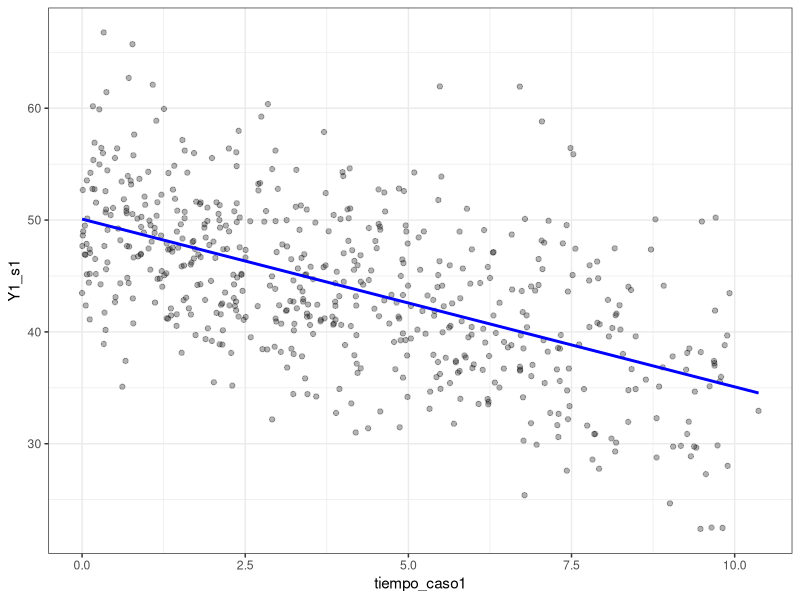
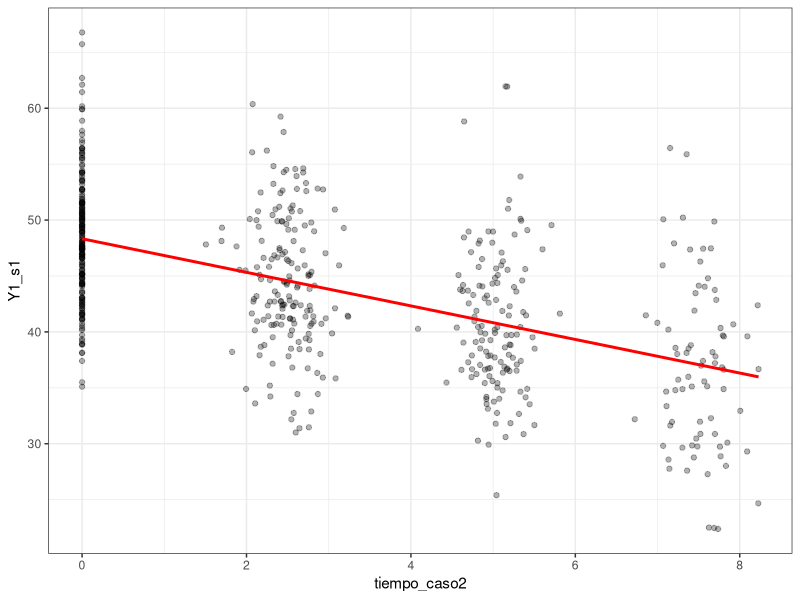
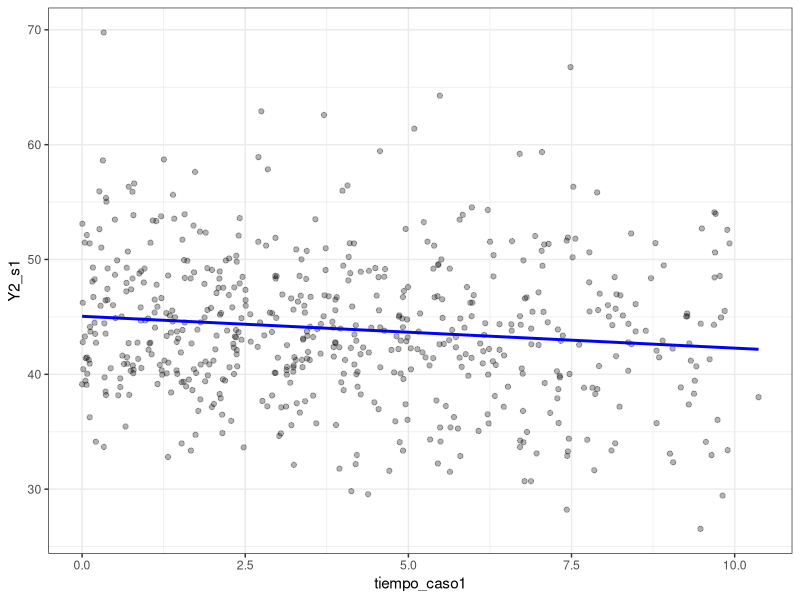
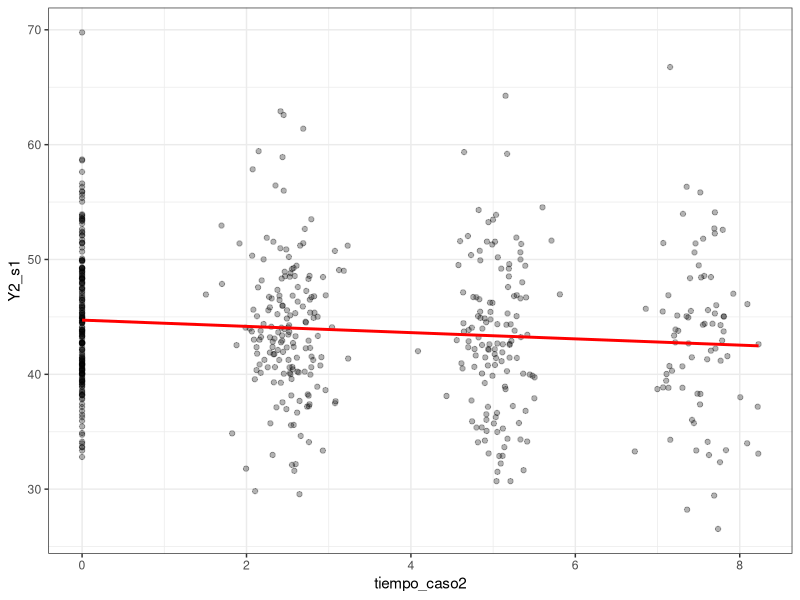
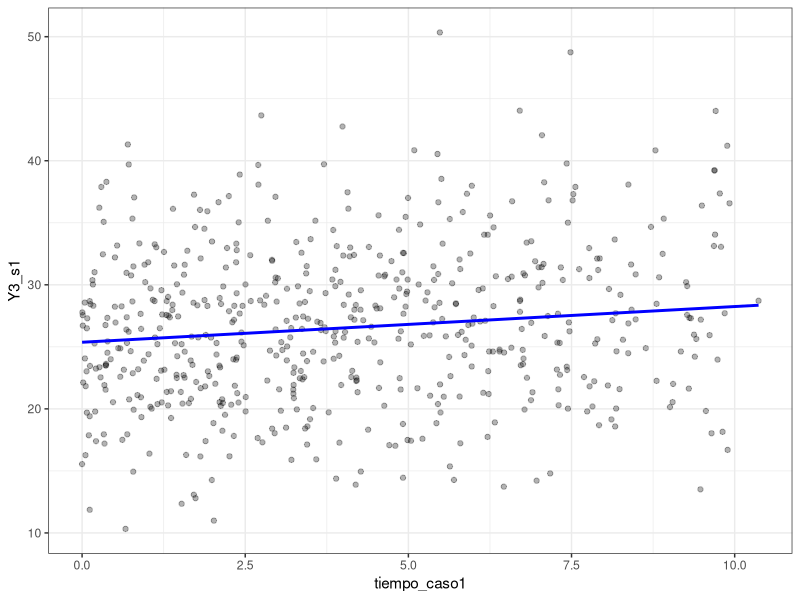
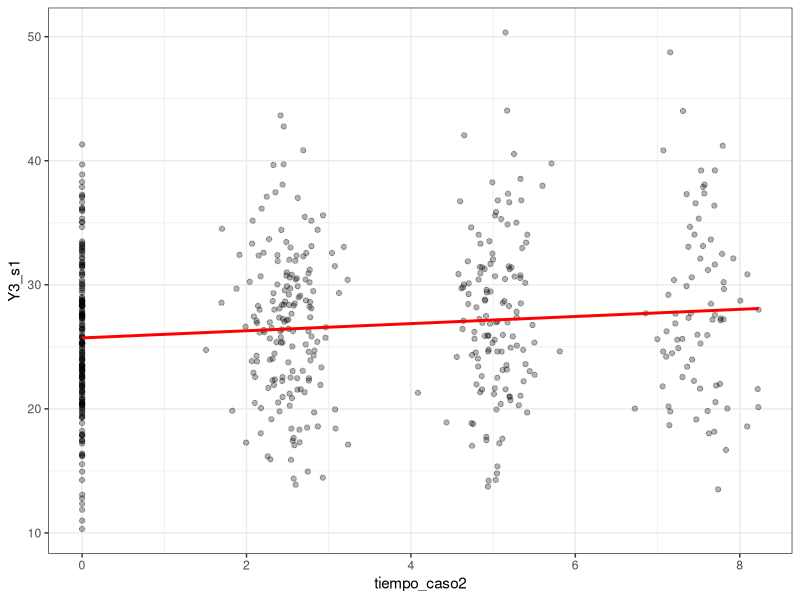
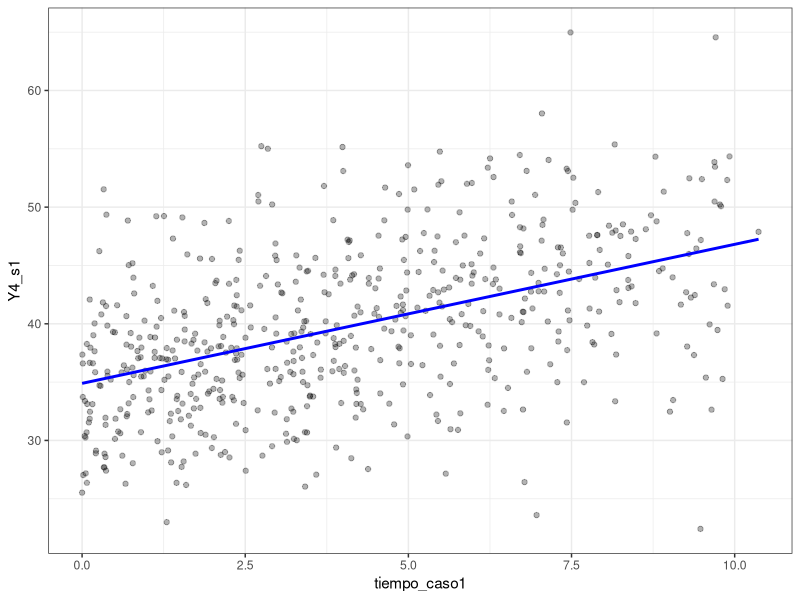
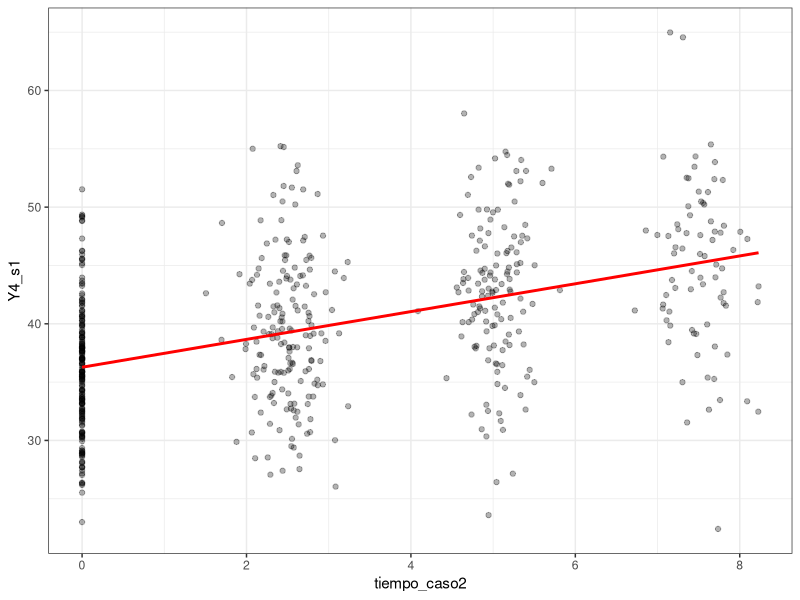

Write the R code that produced these figures, in order.
# Simulacion base de datos

library(nlme)
library(lme4)
library(ggplot2)

set.seed(123)

n <- 200   # número de pacientes

n
max_med <- 4
max_med2 <- 10
duracion_estudio <- 10

# Escenario 1--> cada 2.5 años

# Número de mediciones por paciente:
# Se simula mediante una distribución discreta entre 1 y 4,

num_med_esc1 <- sample(
  1:4,
  size = n,
  replace = TRUE,
  prob = c(0.15, 0.2, 0.25, 0.4)
)

# Escenario 2--> cada año
# Número de mediciones por paciente:
# Se simula entre 2 y 10 observaciones


num_med_esc2 <- sample(
  2:10,
  size = n,
  replace = TRUE,
  prob = c(0.05, 0.05, 0.05, 0.05, 0.15, 0.15, 0.15, 0.15, 0.2)
)

# PRIMER ESCENARIO 

# Genero data frame vacío
sim_esc1 <- data.frame()

for(i in 1:n){
  
  # Mediciones del paciente i
  k <- num_med_esc1[i]
  
  # observacion aleatoria distrb uniforme
  # (numero de observaciones, límite inferior, límite superior)
  
  inicio <- runif(1,0,2.5)  # cada paciente empieza en momento distinto
  
  # Cumsum es la suma acumulada (La primera medición es el 0, las siguientes k-1 rep de 2.5)
  # Se le suma el inicio de cada paciente
  tiempos <- inicio + cumsum(c(0, rep(2.5,k-1)))
  
  # rnorm es para añadir ruido a las mediciones. (Num de observaciones, media, desv. típica)

  tiempos <- tiempos + c(0, rnorm(k-1,0,0.3))
  
  # Rellenar el data frame
  temp <- data.frame(
    id = rep(i,k),
    tiempo_real = tiempos
  )
  
  sim_esc1 <- rbind(sim_esc1,temp)
}
nrow(sim_esc1)
View(sim_esc1)

# Compruebo que los intervalos de tiempo estén entre 0 y 10 años
min(sim_esc1$tiempo_real)
max(sim_esc1$tiempo_real)


# ESCENARIO 2

# Aquí asumimos que que las visitas se realizan cada año.

sim_esc2 <- data.frame()

for(i in 1:n){
  
  k <- num_med_esc2[i]
  
  inicio <- runif(1, 0, 1)
  
  tiempos <- inicio + cumsum(c(0, rep(1,k-1)))
  tiempos <- tiempos + c(0, rnorm(k-1,0,0.1))
  
  temp <- data.frame(
    id = rep(i,k),
    tiempo_real = tiempos
  )
  
  sim_esc2 <- rbind(sim_esc2,temp)
}

nrow(sim_esc2)
View(sim_esc2)

# Compruebo que los intervalos de tiempo estén entre 0 y 10 años
min(sim_esc2$tiempo_real)
max(sim_esc2$tiempo_real)



## CREAMOS LAS VARIABLES DEL TIEMPO COMO EN MI ANÁLISIS

# ESCENARIO 1

# Ordenamos por tiempo
sim_esc1 <- sim_esc1[order(sim_esc1$tiempo_real), ]

# CASO 1: tiempo global (referencia = primer tiempo del estudio)
t0_global_esc1 <- min(sim_esc1$tiempo_real)

sim_esc1$tiempo_caso1 <- sim_esc1$tiempo_real - t0_global_esc1

# CASO 2: tiempo individual (referencia = primer tiempo de cada paciente)
sim_esc1$t0_paciente <- ave(
  sim_esc1$tiempo_real,
  sim_esc1$id,
  FUN = min
)

sim_esc1$tiempo_caso2 <- sim_esc1$tiempo_real - sim_esc1$t0_paciente

# Comprobación
head(sim_esc1)

# Pacientes 18 y 4

sim_esc1[sim_esc1$id == 18,
         c("id","tiempo_real","tiempo_caso1","tiempo_caso2")]

sim_esc1[sim_esc1$id == 4,
         c("id","tiempo_real","tiempo_caso1","tiempo_caso2")]

# ESCENARIO 2

# Ordenamos
sim_esc2 <- sim_esc2[order(sim_esc2$tiempo_real), ]

# CASO 1: tiempo global
t0_global_esc2 <- min(sim_esc2$tiempo_real)

sim_esc2$tiempo_caso1 <- sim_esc2$tiempo_real - t0_global_esc2

# CASO 2: tiempo individual
sim_esc2$t0_paciente <- ave(
  sim_esc2$tiempo_real,
  sim_esc2$id,
  FUN = min
)

sim_esc2$tiempo_caso2 <- sim_esc2$tiempo_real - sim_esc2$t0_paciente

# Comprobación
head(sim_esc2)

# Pacientes 18 y 4

sim_esc2[sim_esc2$id == 18,
         c("id","tiempo_real","tiempo_caso1","tiempo_caso2")]

sim_esc2[sim_esc2$id == 4,
         c("id","tiempo_real","tiempo_caso1","tiempo_caso2")]




# ELECCIÓN DE BETA (HE MODIFICADO LAS PENDIENTES)

beta0_1 <- 50
beta1_1 <- -1.5   # negativa grande

beta0_2  <- 45
beta1_2  <- -0.3   # negativa pequeña

beta0_3  <- 25
beta1_3  <- 0.4    # positiva pequeña

beta0_4  <- 35
beta1_4  <- 1.2    # positiva grande




# EFECTOS ALEATORIOS POR PACIENTE



## ESCENARIO 1

set.seed(123)

random_intercept <- rnorm(n, 0, 5)
random_slope     <- rnorm(n, 0, 0.5)

# Los asignamos a cada fila
sim_esc1$u0 <- random_intercept[sim_esc1$id]
sim_esc1$u1 <- random_slope[sim_esc1$id]


# Error residual
error_Y1_esc1 <- rnorm(nrow(sim_esc1), 0, 3)
error_Y2_esc1 <- rnorm(nrow(sim_esc1), 0, 3)
error_Y3_esc1 <- rnorm(nrow(sim_esc1), 0, 3)
error_Y4_esc1 <- rnorm(nrow(sim_esc1), 0, 3)


## ESCENARIO 2

# Nuevos efectos aleatorios

sim_esc2$u0 <- random_intercept[sim_esc2$id]
sim_esc2$u1 <- random_slope[sim_esc2$id]

# Error residual
error_Y1_esc2 <- rnorm(nrow(sim_esc2), 0, 3)
error_Y2_esc2 <- rnorm(nrow(sim_esc2), 0, 3)
error_Y3_esc2 <- rnorm(nrow(sim_esc2), 0, 3)
error_Y4_esc2 <- rnorm(nrow(sim_esc2), 0, 3)

# ----------------------------

# SUPUESTO 1 DE SIMULACIÓN

# UTILIZAMOS EL TIEMPO GLOBAL (TIEMPO_CASO1) Y EL ESCENARIO 1 (POCAS MEDICIONES Y ESPACIADAS, CADA 2.5 AÑOS)

# FÓRMULA

# Y = beta0 + beta1 * tiempo_caso1 + efectos_aleatorios + error

# Y1_S1
  sim_esc1$Y1_s1 <- beta0_1 +
  sim_esc1$u0 +
  (beta1_1 + sim_esc1$u1) * sim_esc1$tiempo_caso1 +
  error_Y1_esc1

# Y2_S1
sim_esc1$Y2_s1 <- beta0_2 +
  sim_esc1$u0 +
  (beta1_2 + sim_esc1$u1) * sim_esc1$tiempo_caso1 +
  error_Y2_esc1

# Y3_S1
sim_esc1$Y3_s1 <- beta0_3 +
  sim_esc1$u0 +
  (beta1_3 + sim_esc1$u1) * sim_esc1$tiempo_caso1 +
  error_Y3_esc1

# Y4_S1
sim_esc1$Y4_s1 <- beta0_4 +
  sim_esc1$u0 +
  (beta1_4 + sim_esc1$u1) * sim_esc1$tiempo_caso1 +
  error_Y4_esc1

# ----------------------------------

# SUPUESTO 2 DE SIMULACIÓN

# UTILIZAMOS EL TIEMPO INDIVIDUAL (TIEMPO_CASO2) Y EL ESCENARIO 1 (POCAS MEDICIONES Y ESPACIADAS, CADA 2.5 AÑOS)
# SE ASUME QUE TODOS COMIENZAN EN EL MISMO INSTANTE (tiempo_caso2)
  
# Y1_S2
  sim_esc1$Y1_s2 <- beta0_1 +
  sim_esc1$u0 +
  (beta1_1 + sim_esc1$u1) * sim_esc1$tiempo_caso2 +
  error_Y1_esc1

# Y2_S2
sim_esc1$Y2_s2 <- beta0_2 +
  sim_esc1$u0 +
  (beta1_2 + sim_esc1$u1) * sim_esc1$tiempo_caso2 +
  error_Y2_esc1

# Y3_S2
sim_esc1$Y3_s2 <- beta0_3 +
  sim_esc1$u0 +
  (beta1_3 + sim_esc1$u1) * sim_esc1$tiempo_caso2 +
  error_Y3_esc1

# Y4_S2
sim_esc1$Y4_s2 <- beta0_4 +
  sim_esc1$u0 +
  (beta1_4 + sim_esc1$u1) * sim_esc1$tiempo_caso2 +
  error_Y4_esc1

# -----------------------------------------------------
  
# SUPUESTO 3 DE SIMULACIÓN
  

# UTILIZAMOS EL TIEMPO GLOBAL (TIEMPO_CASO1)
# ESCENARIO 2: MUCHAS MEDICIONES (cada 1 año) y entradas desiguales
  
# Y1_S3
  sim_esc2$Y1_s3 <- beta0_1 +
  sim_esc2$u0 +
  (beta1_1 + sim_esc2$u1) * sim_esc2$tiempo_caso1 +
  error_Y1_esc2

# Y2_S3
sim_esc2$Y2_s3 <- beta0_2 +
  sim_esc2$u0 +
  (beta1_2 + sim_esc2$u1) * sim_esc2$tiempo_caso1 +
  error_Y2_esc2

# Y3_S3
sim_esc2$Y3_s3 <- beta0_3 +
  sim_esc2$u0 +
  (beta1_3 + sim_esc2$u1) * sim_esc2$tiempo_caso1 +
  error_Y3_esc2

# Y4_S3
sim_esc2$Y4_s3 <- beta0_4 +
  sim_esc2$u0 +
  (beta1_4 + sim_esc2$u1) * sim_esc2$tiempo_caso1 +
  error_Y4_esc2
  
  
# -------------------------------------------------------

# SUPUESTO 4 DE SIMULACIÓN
  
# UTILIZAMOS EL TIEMPO INDIVIDUAL (TIEMPO_CASO2)
# ESCENARIO 2: MUCHAS MEDICIONES (cada 1 año) y mismo instante de inicio
  
 # Y1_S4
  sim_esc2$Y1_s4 <- beta0_1 +
  sim_esc2$u0 +
  (beta1_1 + sim_esc2$u1) * sim_esc2$tiempo_caso2 +
  error_Y1_esc2

# Y2_S4
sim_esc2$Y2_s4 <- beta0_2 +
  sim_esc2$u0 +
  (beta1_2 + sim_esc2$u1) * sim_esc2$tiempo_caso2 +
  error_Y2_esc2

# Y3_S4
sim_esc2$Y3_s4 <- beta0_3 +
  sim_esc2$u0 +
  (beta1_3 + sim_esc2$u1) * sim_esc2$tiempo_caso2 +
  error_Y3_esc2

# Y4_S4
sim_esc2$Y4_s4 <- beta0_4 +
  sim_esc2$u0 +
  (beta1_4 + sim_esc2$u1) * sim_esc2$tiempo_caso2 +
  error_Y4_esc2

# --------------------------------------------------------
  
# MODELOS 

# SUPUESTO 1

# Y1
m_y1_c1_s1 <- lme(Y1_s1 ~ tiempo_caso1,
                  random = ~tiempo_caso1 | id,
                  data = sim_esc1)

m_y1_c2_s1 <- lme(Y1_s1 ~ tiempo_caso2,
                  random = ~tiempo_caso2 | id,
                  data = sim_esc1)

# Y2
m_y2_c1_s1 <- lme(Y2_s1 ~ tiempo_caso1,
                  random = ~tiempo_caso1 | id,
                  data = sim_esc1)

m_y2_c2_s1 <- lme(Y2_s1 ~ tiempo_caso2,
                  random = ~tiempo_caso2 | id,
                  data = sim_esc1)

# Y3
m_y3_c1_s1 <- lme(Y3_s1 ~ tiempo_caso1,
                  random = ~tiempo_caso1 | id,
                  data = sim_esc1)

m_y3_c2_s1 <- lme(Y3_s1 ~ tiempo_caso2,
                  random = ~tiempo_caso2 | id,
                  data = sim_esc1)

# Y4
m_y4_c1_s1 <- lme(Y4_s1 ~ tiempo_caso1,
                  random = ~tiempo_caso1 | id,
                  data = sim_esc1)

m_y4_c2_s1 <- lme(Y4_s1 ~ tiempo_caso2,
                  random = ~tiempo_caso2 | id,
                  data = sim_esc1)
# ------------------------------------------------

# SUPUESTO 2

# Y1
m_y1_c1_s2 <- lme(Y1_s2 ~ tiempo_caso1,
                  random = ~tiempo_caso1 | id,
                  data = sim_esc1)

m_y1_c2_s2 <- lme(Y1_s2 ~ tiempo_caso2,
                  random = ~tiempo_caso2 | id,
                  data = sim_esc1)

# Y2
m_y2_c1_s2 <- lme(Y2_s2 ~ tiempo_caso1,
                  random = ~tiempo_caso1 | id,
                  data = sim_esc1)

m_y2_c2_s2 <- lme(Y2_s2 ~ tiempo_caso2,
                  random = ~tiempo_caso2 | id,
                  data = sim_esc1)

# Y3
m_y3_c1_s2 <- lme(Y3_s2 ~ tiempo_caso1,
                  random = ~tiempo_caso1 | id,
                  data = sim_esc1)

m_y3_c2_s2 <- lme(Y3_s2 ~ tiempo_caso2,
                  random = ~tiempo_caso2 | id,
                  data = sim_esc1)

# Y4
m_y4_c1_s2 <- lme(Y4_s2 ~ tiempo_caso1,
                  random = ~tiempo_caso1 | id,
                  data = sim_esc1)

m_y4_c2_s2 <- lme(Y4_s2 ~ tiempo_caso2,
                  random = ~tiempo_caso2 | id,
                  data = sim_esc1)

# ------------------------------------------------

# SUPUESTO 3

# Y1
m_y1_c1_s3 <- lme(Y1_s3 ~ tiempo_caso1,
                  random = ~tiempo_caso1 | id,
                  data = sim_esc2)

m_y1_c2_s3 <- lme(Y1_s3 ~ tiempo_caso2,
                  random = ~tiempo_caso2 | id,
                  data = sim_esc2)

# Y2
m_y2_c1_s3 <- lme(Y2_s3 ~ tiempo_caso1,
                  random = ~tiempo_caso1 | id,
                  data = sim_esc2)

m_y2_c2_s3 <- lme(Y2_s3 ~ tiempo_caso2,
                  random = ~tiempo_caso2 | id,
                  data = sim_esc2)

# Y3
m_y3_c1_s3 <- lme(Y3_s3 ~ tiempo_caso1,
                  random = ~tiempo_caso1 | id,
                  data = sim_esc2)

m_y3_c2_s3 <- lme(Y3_s3 ~ tiempo_caso2,
                  random = ~tiempo_caso2 | id,
                  data = sim_esc2)

# Y4
m_y4_c1_s3 <- lme(Y4_s3 ~ tiempo_caso1,
                  random = ~tiempo_caso1 | id,
                  data = sim_esc2)

m_y4_c2_s3 <- lme(Y4_s3 ~ tiempo_caso2,
                  random = ~tiempo_caso2 | id,
                  data = sim_esc2)

# ------------------------------------------------

# SUPUESTO 4

# Y1
m_y1_c1_s4 <- lme(Y1_s4 ~ tiempo_caso1,
                  random = ~tiempo_caso1 | id,
                  data = sim_esc2)

m_y1_c2_s4 <- lme(Y1_s4 ~ tiempo_caso2,
                  random = ~tiempo_caso2 | id,
                  data = sim_esc2)

# Y2
m_y2_c1_s4 <- lme(Y2_s4 ~ tiempo_caso1,
                  random = ~tiempo_caso1 | id,
                  data = sim_esc2)

m_y2_c2_s4 <- lme(Y2_s4 ~ tiempo_caso2,
                  random = ~tiempo_caso2 | id,
                  data = sim_esc2)

# Y3
m_y3_c1_s4 <- lme(Y3_s4 ~ tiempo_caso1,
                  random = ~tiempo_caso1 | id,
                  data = sim_esc2)

m_y3_c2_s4 <- lme(Y3_s4 ~ tiempo_caso2,
                  random = ~tiempo_caso2 | id,
                  data = sim_esc2)

# Y4
m_y4_c1_s4 <- lme(Y4_s4 ~ tiempo_caso1,
                  random = ~tiempo_caso1 | id,
                  data = sim_esc2)

m_y4_c2_s4 <- lme(Y4_s4 ~ tiempo_caso2,
                  random = ~tiempo_caso2 | id,
                  data = sim_esc2)



# ------------------------------------------------

## RESUMEN SUPUESTO 1

# Y1 RESUMEN

# Caso 1
m_y1_c1_s1
VarCorr(m_y1_c1_s1)
summary(m_y1_c1_s1)$tTable
intervals(m_y1_c1_s1, which = "fixed")

# Caso 2
m_y1_c2_s1
VarCorr(m_y1_c2_s1)
summary(m_y1_c2_s1)$tTable
intervals(m_y1_c2_s1, which = "fixed")


# GRÁFICAS Y1
sim_esc1$pred_y1_c1_s1 <- predict(m_y1_c1_s1, level = 0)
sim_esc1$pred_y1_c2_s1 <- predict(m_y1_c2_s1, level = 0)

ggplot(sim_esc1, aes(x = tiempo_caso1, y = Y1_s1)) +
  geom_point(alpha = 0.3) +
  geom_line(aes(y = pred_y1_c1_s1), color = "blue", linewidth = 1) +
  theme_bw()

ggplot(sim_esc1, aes(x = tiempo_caso2, y = Y1_s1)) +
  geom_point(alpha = 0.3) +
  geom_line(aes(y = pred_y1_c2_s1), color = "red", linewidth = 1) +
  theme_bw()


# Y2 RESUMEN

# Caso 1
m_y2_c1_s1
VarCorr(m_y2_c1_s1)
summary(m_y2_c1_s1)$tTable
intervals(m_y2_c1_s1, which = "fixed")

# Caso 2
m_y2_c2_s1
VarCorr(m_y2_c2_s1)
summary(m_y2_c2_s1)$tTable
intervals(m_y2_c2_s1, which = "fixed")

# GRÁFICAS Y2
sim_esc1$pred_y2_c1_s1 <- predict(m_y2_c1_s1, level = 0)
sim_esc1$pred_y2_c2_s1 <- predict(m_y2_c2_s1, level = 0)

ggplot(sim_esc1, aes(x = tiempo_caso1, y = Y2_s1)) +
  geom_point(alpha = 0.3) +
  geom_line(aes(y = pred_y2_c1_s1), color = "blue", linewidth = 1) +
  theme_bw()

ggplot(sim_esc1, aes(x = tiempo_caso2, y = Y2_s1)) +
  geom_point(alpha = 0.3) +
  geom_line(aes(y = pred_y2_c2_s1), color = "red", linewidth = 1) +
  theme_bw()

# Y3 RESUMEN
# Caso 1
m_y3_c1_s1
VarCorr(m_y3_c1_s1)
summary(m_y3_c1_s1)$tTable
intervals(m_y3_c1_s1, which = "fixed")

# Caso 2
m_y3_c2_s1
VarCorr(m_y3_c2_s1)
summary(m_y3_c2_s1)$tTable
intervals(m_y3_c2_s1, which = "fixed")

# GRÁFICAS Y3

sim_esc1$pred_y3_c1_s1 <- predict(m_y3_c1_s1, level = 0)
sim_esc1$pred_y3_c2_s1 <- predict(m_y3_c2_s1, level = 0)

ggplot(sim_esc1, aes(x = tiempo_caso1, y = Y3_s1)) +
  geom_point(alpha = 0.3) +
  geom_line(aes(y = pred_y3_c1_s1), color = "blue", linewidth = 1) +
  theme_bw()

ggplot(sim_esc1, aes(x = tiempo_caso2, y = Y3_s1)) +
  geom_point(alpha = 0.3) +
  geom_line(aes(y = pred_y3_c2_s1), color = "red", linewidth = 1) +
  theme_bw()

# Y4 RESUMEN

# Caso 1
m_y4_c1_s1
VarCorr(m_y4_c1_s1)
summary(m_y4_c1_s1)$tTable
intervals(m_y4_c1_s1, which = "fixed")

# Caso 2
m_y4_c2_s1
VarCorr(m_y4_c2_s1)
summary(m_y4_c2_s1)$tTable
intervals(m_y4_c2_s1, which = "fixed")

# GRÁFICAS Y4

sim_esc1$pred_y4_c1_s1 <- predict(m_y4_c1_s1, level = 0)
sim_esc1$pred_y4_c2_s1 <- predict(m_y4_c2_s1, level = 0)

ggplot(sim_esc1, aes(x = tiempo_caso1, y = Y4_s1)) +
  geom_point(alpha = 0.3) +
  geom_line(aes(y = pred_y4_c1_s1), color = "blue", linewidth = 1) +
  theme_bw()

ggplot(sim_esc1, aes(x = tiempo_caso2, y = Y4_s1)) +
  geom_point(alpha = 0.3) +
  geom_line(aes(y = pred_y4_c2_s1), color = "red", linewidth = 1) +
  theme_bw()

# --------------------------------------------------------------------

## RESUMEN SUPUESTO 2

# Y1 RESUMEN

# Caso 1
m_y1_c1_s2
VarCorr(m_y1_c1_s2)
summary(m_y1_c1_s2)$tTable
intervals(m_y1_c1_s2, which = "fixed")

# Caso 2
m_y1_c2_s2
VarCorr(m_y1_c2_s2)
summary(m_y1_c2_s2)$tTable
intervals(m_y1_c2_s2, which = "fixed")


# GRÁFICAS Y1
sim_esc1$pred_y1_c1_s2 <- predict(m_y1_c1_s2, level = 0)
sim_esc1$pred_y1_c2_s2 <- predict(m_y1_c2_s2, level = 0)

ggplot(sim_esc1, aes(x = tiempo_caso1, y = Y1_s2)) +
  geom_point(alpha = 0.3) +
  geom_line(aes(y = pred_y1_c1_s2), color = "blue", linewidth = 1) +
  theme_bw()

ggplot(sim_esc1, aes(x = tiempo_caso2, y = Y1_s2)) +
  geom_point(alpha = 0.3) +
  geom_line(aes(y = pred_y1_c2_s2), color = "red", linewidth = 1) +
  theme_bw()


# Y2 RESUMEN

# Caso 1
m_y2_c1_s2
VarCorr(m_y2_c1_s2)
summary(m_y2_c1_s2)$tTable
intervals(m_y2_c1_s2, which = "fixed")

# Caso 2
m_y2_c2_s2
VarCorr(m_y2_c2_s2)
summary(m_y2_c2_s2)$tTable
intervals(m_y2_c2_s2, which = "fixed")

# GRÁFICAS Y2
sim_esc1$pred_y2_c1_s2 <- predict(m_y2_c1_s2, level = 0)
sim_esc1$pred_y2_c2_s2 <- predict(m_y2_c2_s2, level = 0)

ggplot(sim_esc1, aes(x = tiempo_caso1, y = Y2_s2)) +
  geom_point(alpha = 0.3) +
  geom_line(aes(y = pred_y2_c1_s2), color = "blue", linewidth = 1) +
  theme_bw()

ggplot(sim_esc1, aes(x = tiempo_caso2, y = Y2_s2)) +
  geom_point(alpha = 0.3) +
  geom_line(aes(y = pred_y2_c2_s2), color = "red", linewidth = 1) +
  theme_bw()


# Y3 RESUMEN

# Caso 1
m_y3_c1_s2
VarCorr(m_y3_c1_s2)
summary(m_y3_c1_s2)$tTable
intervals(m_y3_c1_s2, which = "fixed")

# Caso 2
m_y3_c2_s2
VarCorr(m_y3_c2_s2)
summary(m_y3_c2_s2)$tTable
intervals(m_y3_c2_s2, which = "fixed")

# GRÁFICAS Y3
sim_esc1$pred_y3_c1_s2 <- predict(m_y3_c1_s2, level = 0)
sim_esc1$pred_y3_c2_s2 <- predict(m_y3_c2_s2, level = 0)

ggplot(sim_esc1, aes(x = tiempo_caso1, y = Y3_s2)) +
  geom_point(alpha = 0.3) +
  geom_line(aes(y = pred_y3_c1_s2), color = "blue", linewidth = 1) +
  theme_bw()

ggplot(sim_esc1, aes(x = tiempo_caso2, y = Y3_s2)) +
  geom_point(alpha = 0.3) +
  geom_line(aes(y = pred_y3_c2_s2), color = "red", linewidth = 1) +
  theme_bw()


# Y4 RESUMEN

# Caso 1
m_y4_c1_s2
VarCorr(m_y4_c1_s2)
summary(m_y4_c1_s2)$tTable
intervals(m_y4_c1_s2, which = "fixed")

# Caso 2
m_y4_c2_s2
VarCorr(m_y4_c2_s2)
summary(m_y4_c2_s2)$tTable
intervals(m_y4_c2_s2, which = "fixed")

# GRÁFICAS Y4
sim_esc1$pred_y4_c1_s2 <- predict(m_y4_c1_s2, level = 0)
sim_esc1$pred_y4_c2_s2 <- predict(m_y4_c2_s2, level = 0)

ggplot(sim_esc1, aes(x = tiempo_caso1, y = Y4_s2)) +
  geom_point(alpha = 0.3) +
  geom_line(aes(y = pred_y4_c1_s2), color = "blue", linewidth = 1) +
  theme_bw()

ggplot(sim_esc1, aes(x = tiempo_caso2, y = Y4_s2)) +
  geom_point(alpha = 0.3) +
  geom_line(aes(y = pred_y4_c2_s2), color = "red", linewidth = 1) +
  theme_bw()

# ------------------------------------------------------------------------------
## RESUMEN SUPUESTO 3

# Y1 RESUMEN

# Caso 1
m_y1_c1_s3
VarCorr(m_y1_c1_s3)
summary(m_y1_c1_s3)$tTable
intervals(m_y1_c1_s3, which = "fixed")

# Caso 2
m_y1_c2_s3
VarCorr(m_y1_c2_s3)
summary(m_y1_c2_s3)$tTable
intervals(m_y1_c2_s3, which = "fixed")


# GRÁFICAS Y1
sim_esc2$pred_y1_c1_s3 <- predict(m_y1_c1_s3, level = 0)
sim_esc2$pred_y1_c2_s3 <- predict(m_y1_c2_s3, level = 0)

ggplot(sim_esc2, aes(x = tiempo_caso1, y = Y1_s3)) +
  geom_point(alpha = 0.3) +
  geom_line(aes(y = pred_y1_c1_s3), color = "blue", linewidth = 1) +
  theme_bw()

ggplot(sim_esc2, aes(x = tiempo_caso2, y = Y1_s3)) +
  geom_point(alpha = 0.3) +
  geom_line(aes(y = pred_y1_c2_s3), color = "red", linewidth = 1) +
  theme_bw()


# Y2 RESUMEN

# Caso 1
m_y2_c1_s3
VarCorr(m_y2_c1_s3)
summary(m_y2_c1_s3)$tTable
intervals(m_y2_c1_s3, which = "fixed")

# Caso 2
m_y2_c2_s3
VarCorr(m_y2_c2_s3)
summary(m_y2_c2_s3)$tTable
intervals(m_y2_c2_s3, which = "fixed")

# GRÁFICAS Y2
sim_esc2$pred_y2_c1_s3 <- predict(m_y2_c1_s3, level = 0)
sim_esc2$pred_y2_c2_s3 <- predict(m_y2_c2_s3, level = 0)

ggplot(sim_esc2, aes(x = tiempo_caso1, y = Y2_s3)) +
  geom_point(alpha = 0.3) +
  geom_line(aes(y = pred_y2_c1_s3), color = "blue", linewidth = 1) +
  theme_bw()

ggplot(sim_esc2, aes(x = tiempo_caso2, y = Y2_s3)) +
  geom_point(alpha = 0.3) +
  geom_line(aes(y = pred_y2_c2_s3), color = "red", linewidth = 1) +
  theme_bw()


# Y3 RESUMEN

# Caso 1
m_y3_c1_s3
VarCorr(m_y3_c1_s3)
summary(m_y3_c1_s3)$tTable
intervals(m_y3_c1_s3, which = "fixed")

# Caso 2
m_y3_c2_s3
VarCorr(m_y3_c2_s3)
summary(m_y3_c2_s3)$tTable
intervals(m_y3_c2_s3, which = "fixed")

# GRÁFICAS Y3
sim_esc2$pred_y3_c1_s3 <- predict(m_y3_c1_s3, level = 0)
sim_esc2$pred_y3_c2_s3 <- predict(m_y3_c2_s3, level = 0)

ggplot(sim_esc2, aes(x = tiempo_caso1, y = Y3_s3)) +
  geom_point(alpha = 0.3) +
  geom_line(aes(y = pred_y3_c1_s3), color = "blue", linewidth = 1) +
  theme_bw()

ggplot(sim_esc2, aes(x = tiempo_caso2, y = Y3_s3)) +
  geom_point(alpha = 0.3) +
  geom_line(aes(y = pred_y3_c2_s3), color = "red", linewidth = 1) +
  theme_bw()


# Y4 RESUMEN

# Caso 1
m_y4_c1_s3
VarCorr(m_y4_c1_s3)
summary(m_y4_c1_s3)$tTable
intervals(m_y4_c1_s3, which = "fixed")

# Caso 2
m_y4_c2_s3
VarCorr(m_y4_c2_s3)
summary(m_y4_c2_s3)$tTable
intervals(m_y4_c2_s3, which = "fixed")

# GRÁFICAS Y4
sim_esc2$pred_y4_c1_s3 <- predict(m_y4_c1_s3, level = 0)
sim_esc2$pred_y4_c2_s3 <- predict(m_y4_c2_s3, level = 0)

ggplot(sim_esc2, aes(x = tiempo_caso1, y = Y4_s3)) +
  geom_point(alpha = 0.3) +
  geom_line(aes(y = pred_y4_c1_s3), color = "blue", linewidth = 1) +
  theme_bw()

ggplot(sim_esc2, aes(x = tiempo_caso2, y = Y4_s3)) +
  geom_point(alpha = 0.3) +
  geom_line(aes(y = pred_y4_c2_s3), color = "red", linewidth = 1) +
  theme_bw()

# ------------------------------------------------------------------------------

## RESUMEN SUPUESTO 4

# Y1 RESUMEN

# Caso 1
m_y1_c1_s4
VarCorr(m_y1_c1_s4)
summary(m_y1_c1_s4)$tTable
intervals(m_y1_c1_s4, which = "fixed")

# Caso 2
m_y1_c2_s4
VarCorr(m_y1_c2_s4)
summary(m_y1_c2_s4)$tTable
intervals(m_y1_c2_s4, which = "fixed")


# GRÁFICAS Y1
sim_esc2$pred_y1_c1_s4 <- predict(m_y1_c1_s4, level = 0)
sim_esc2$pred_y1_c2_s4 <- predict(m_y1_c2_s4, level = 0)

ggplot(sim_esc2, aes(x = tiempo_caso1, y = Y1_s4)) +
  geom_point(alpha = 0.3) +
  geom_line(aes(y = pred_y1_c1_s4), color = "blue", linewidth = 1) +
  theme_bw()

ggplot(sim_esc2, aes(x = tiempo_caso2, y = Y1_s4)) +
  geom_point(alpha = 0.3) +
  geom_line(aes(y = pred_y1_c2_s4), color = "red", linewidth = 1) +
  theme_bw()

# Y2 RESUMEN

# Caso 1
m_y2_c1_s4
VarCorr(m_y2_c1_s4)
summary(m_y2_c1_s4)$tTable
intervals(m_y2_c1_s4, which = "fixed")

# Caso 2
m_y2_c2_s4
VarCorr(m_y2_c2_s4)
summary(m_y2_c2_s4)$tTable
intervals(m_y2_c2_s4, which = "fixed")

# GRÁFICAS Y2
sim_esc2$pred_y2_c1_s4 <- predict(m_y2_c1_s4, level = 0)
sim_esc2$pred_y2_c2_s4 <- predict(m_y2_c2_s4, level = 0)

ggplot(sim_esc2, aes(x = tiempo_caso1, y = Y2_s4)) +
  geom_point(alpha = 0.3) +
  geom_line(aes(y = pred_y2_c1_s4), color = "blue", linewidth = 1) +
  theme_bw()

ggplot(sim_esc2, aes(x = tiempo_caso2, y = Y2_s4)) +
  geom_point(alpha = 0.3) +
  geom_line(aes(y = pred_y2_c2_s4), color = "red", linewidth = 1) +
  theme_bw()

# Y3 RESUMEN

# Caso 1
m_y3_c1_s4
VarCorr(m_y3_c1_s4)
summary(m_y3_c1_s4)$tTable
intervals(m_y3_c1_s4, which = "fixed")

# Caso 2
m_y3_c2_s4
VarCorr(m_y3_c2_s4)
summary(m_y3_c2_s4)$tTable
intervals(m_y3_c2_s4, which = "fixed")

# GRÁFICAS Y3
sim_esc2$pred_y3_c1_s4 <- predict(m_y3_c1_s4, level = 0)
sim_esc2$pred_y3_c2_s4 <- predict(m_y3_c2_s4, level = 0)

ggplot(sim_esc2, aes(x = tiempo_caso1, y = Y3_s4)) +
  geom_point(alpha = 0.3) +
  geom_line(aes(y = pred_y3_c1_s4), color = "blue", linewidth = 1) +
  theme_bw()

ggplot(sim_esc2, aes(x = tiempo_caso2, y = Y3_s4)) +
  geom_point(alpha = 0.3) +
  geom_line(aes(y = pred_y3_c2_s4), color = "red", linewidth = 1) +
  theme_bw()

# Y4 RESUMEN

# Caso 1
m_y4_c1_s4
VarCorr(m_y4_c1_s4)
summary(m_y4_c1_s4)$tTable
intervals(m_y4_c1_s4, which = "fixed")

# Caso 2
m_y4_c2_s4
VarCorr(m_y4_c2_s4)
summary(m_y4_c2_s4)$tTable
intervals(m_y4_c2_s4, which = "fixed")

# GRÁFICAS Y4
sim_esc2$pred_y4_c1_s4 <- predict(m_y4_c1_s4, level = 0)
sim_esc2$pred_y4_c2_s4 <- predict(m_y4_c2_s4, level = 0)

ggplot(sim_esc2, aes(x = tiempo_caso1, y = Y4_s4)) +
  geom_point(alpha = 0.3) +
  geom_line(aes(y = pred_y4_c1_s4), color = "blue", linewidth = 1) +
  theme_bw()

ggplot(sim_esc2, aes(x = tiempo_caso2, y = Y4_s4)) +
  geom_point(alpha = 0.3) +
  geom_line(aes(y = pred_y4_c2_s4), color = "red", linewidth = 1) +
  theme_bw()
